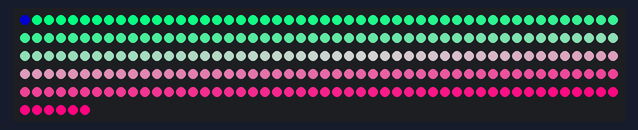
A program run on a simulated Raspberry Pi Pico running MicroPython. Shown: 256 RGB LEDs in strip order, left to right, continuing on the next row.

Above: at 0.1 s.
At 0.73 s:
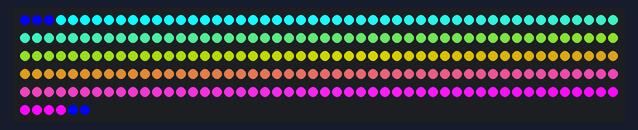
At 5.89 s:
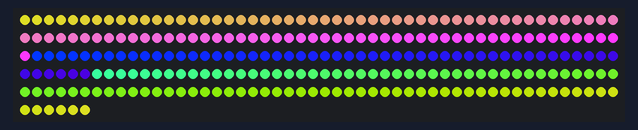
At 11.04 s:
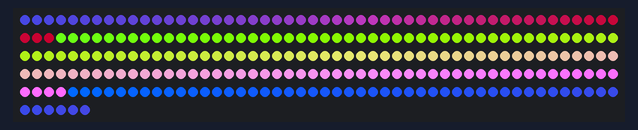
At 16.19 s:
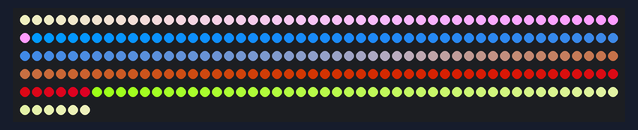
At 21.65 s:
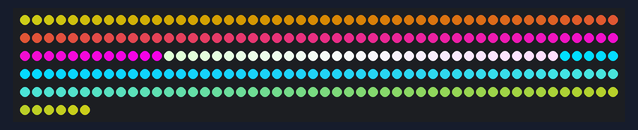

The program:

PicoPixels.py
```python
from neopixel import NeoPixel
from utime import sleep
import math

NEOPIXEL_PIN = 0
NUMBER_PIXELS = 256

GROUP_CYCLES = 100
GROUP_INDEX = 0

strip = NeoPixel(machine.Pin(NEOPIXEL_PIN), NUMBER_PIXELS)

for each_index in range(256):
    r_index = each_index
    g_index = (NUMBER_PIXELS-each_index)%NUMBER_PIXELS
    strip[each_index] = (r_index, g_index,127)
    #strip[each_index] = (0, g_index,0)
    #strip[each_index] = (r_index, 0,0)

strip.write()
sleep(.5)

while True:
    # TODO: better comment
    for each_index in range(256):
        r_index = each_index
        g_index = each_index
        b_value = 127+math.ceil(127*math.cos(2*math.pi*((each_index+GROUP_INDEX)%NUMBER_PIXELS)/NUMBER_PIXELS))
        strip[each_index] = (
            (strip[r_index][0]+1)%256,
            (strip[g_index][1]+1)%256,
            b_value
        )
        #strip[each_index] = (0,0,b_value)
        #strip[each_index] = ((strip[r_index][0]+1)%256, 0,0)
        #strip[each_index] = (0, (strip[g_index][1]+1)%256,0)

    GROUP_INDEX = (GROUP_INDEX+1)%NUMBER_PIXELS
    strip.write()
    sleep(.00005)
```
